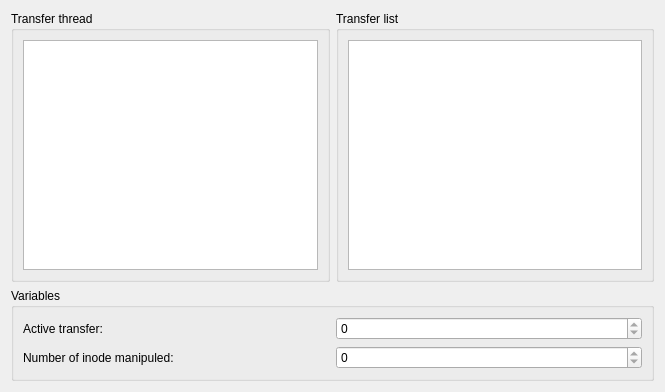
<?xml version="1.0" encoding="UTF-8"?>
<ui version="4.0">
 <class>debugDialog</class>
 <widget class="QWidget" name="debugDialog">
  <property name="geometry">
   <rect>
    <width>665</width>
    <height>392</height>
   </rect>
  </property>
  <property name="windowTitle">
   <string notr="true">Monitor</string>
  </property>
  <layout class="QVBoxLayout" name="verticalLayout">
   <item>
    <layout class="QHBoxLayout" name="horizontalLayout_4">
     <item>
      <widget class="QGroupBox" name="groupBox">
       <property name="title">
        <string notr="true">Transfer thread</string>
       </property>
       <layout class="QHBoxLayout" name="horizontalLayout_3">
        <item>
         <widget class="QListWidget" name="transferThreadList">
          <property name="uniformItemSizes">
           <bool>true</bool>
          </property>
         </widget>
        </item>
       </layout>
      </widget>
     </item>
     <item>
      <widget class="QGroupBox" name="groupBox_2">
       <property name="title">
        <string notr="true">Transfer list</string>
       </property>
       <layout class="QHBoxLayout" name="horizontalLayout_2">
        <item>
         <widget class="QListWidget" name="tranferList">
          <property name="uniformItemSizes">
           <bool>true</bool>
          </property>
         </widget>
        </item>
       </layout>
      </widget>
     </item>
    </layout>
   </item>
   <item>
    <widget class="QGroupBox" name="groupBox_3">
     <property name="title">
      <string notr="true">Variables</string>
     </property>
     <layout class="QGridLayout" name="gridLayout_2">
      <item row="0" column="0">
       <widget class="QLabel" name="label">
        <property name="text">
         <string notr="true">Active transfer:</string>
        </property>
       </widget>
      </item>
      <item row="0" column="1">
       <widget class="QSpinBox" name="spinBoxActiveTransfer">
        <property name="readOnly">
         <bool>true</bool>
        </property>
        <property name="maximum">
         <number>9999</number>
        </property>
       </widget>
      </item>
      <item row="1" column="0">
       <widget class="QLabel" name="label_2">
        <property name="text">
         <string notr="true">Number of inode manipuled:</string>
        </property>
       </widget>
      </item>
      <item row="1" column="1">
       <widget class="QSpinBox" name="spinBoxNumberOfInode">
        <property name="readOnly">
         <bool>true</bool>
        </property>
        <property name="maximum">
         <number>9999</number>
        </property>
       </widget>
      </item>
     </layout>
    </widget>
   </item>
  </layout>
 </widget>
 <resources/>
 <connections/>
</ui>
